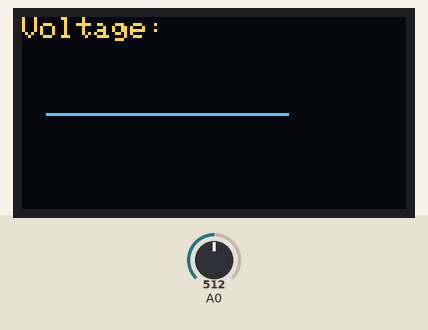
Recording of a sketch running on a simulated Arduino Uno, built with avr-gcc and run on an emulated ATmega328P. Shown: 128×64 one-colour display. The test bench sets the inputs (shaded band); at power-on: A0 = 512. The OLED is the two-colour kind (top 16 rows yellow).

Above: at 3.27 s.
3.3 s: A0 set to 6
At 4.21 s:
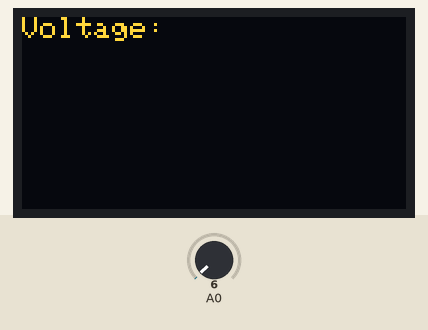
5.3 s: A0 set to 26
At 5.75 s:
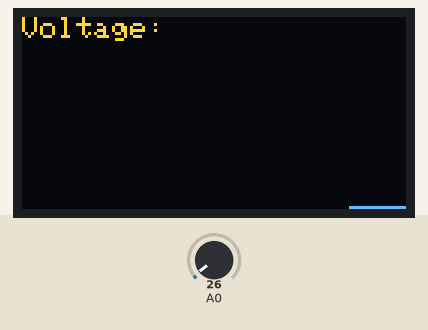
6.9 s: A0 set to 18
8.4 s: A0 set to 14
At 9.17 s:
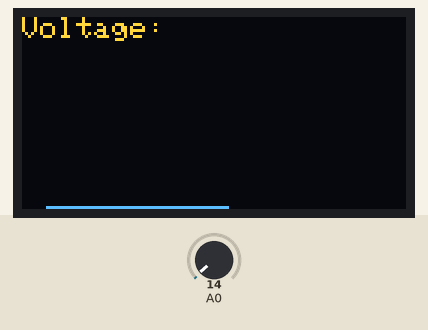
Timing chart, 0 to 11.0 s (numbered marks = the images above; inputs shaded):
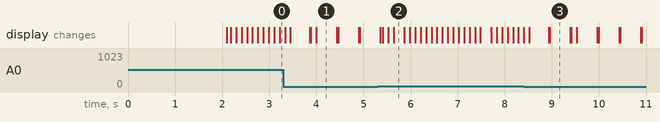

The sketch:

OLED_Scope.ino
```cpp
/*
  OLED_Scope
Read analogue waveform signal on A0 and plot to the OLED display.
The waveform is plotted by starting at the left side of the screen and drawing as it is read from
the input.

There is also an external circuit to add an offset to the signal being read.
The circuit converts a -5V to +5V signal to 0-5V.

*/
#include <SPI.h>
#include <Wire.h>
#include <Adafruit_GFX.h>
#include <Adafruit_SSD1306.h>

// If using software SPI (the default case):
#define OLED_MOSI   9
#define OLED_CLK   10
#define OLED_DC    11
#define OLED_CS    12
#define OLED_RESET 13
Adafruit_SSD1306 display(OLED_MOSI, OLED_CLK, OLED_DC, OLED_RESET, OLED_CS);
int x0 = 0;
int startX = 0;
int startY = 32;
int endX = 0;
int endY = 13;
//Logo
static const unsigned char PROGMEM BMP_DEMO[] = {
  0x00, 0x00, 0x00, 0x00, 0x00, 0x00, 0x00, 0x00, 0x00, 0x00, 0x00, 0x00, 0x00, 0x00, 0x00, 0x00,
  0x00, 0x00, 0x00, 0x00, 0x00, 0x00, 0x00, 0x10, 0x00, 0x00, 0x00, 0x00, 0x00, 0x00, 0x00, 0x00,
  0x00, 0x00, 0x00, 0x00, 0x00, 0x00, 0x00, 0x38, 0x00, 0x00, 0x00, 0x00, 0x00, 0x00, 0x00, 0x00,
  0x00, 0x00, 0x00, 0x00, 0x00, 0x00, 0x00, 0x7C, 0x00, 0x00, 0x00, 0x00, 0x00, 0x00, 0x00, 0x00,
  0x00, 0x00, 0x00, 0x00, 0x00, 0x00, 0x01, 0xF8, 0x00, 0x00, 0x00, 0x00, 0x00, 0x00, 0x00, 0x00,
  0x00, 0x00, 0x00, 0x00, 0x00, 0x02, 0x03, 0xF0, 0x00, 0x00, 0x00, 0x00, 0x00, 0x00, 0x00, 0x00,
  0x00, 0x00, 0x00, 0x00, 0x00, 0x06, 0x07, 0xC0, 0x00, 0x00, 0x00, 0x00, 0x00, 0x00, 0x00, 0x00,
  0x00, 0x00, 0x00, 0x00, 0x00, 0x0F, 0x0F, 0x80, 0x00, 0x00, 0x00, 0x00, 0x00, 0x00, 0x00, 0x00,
  0x00, 0x00, 0x00, 0x00, 0x00, 0x1F, 0x3F, 0x00, 0x00, 0x00, 0x00, 0x00, 0x00, 0x00, 0x00, 0x00,
  0x00, 0x00, 0x00, 0x00, 0x00, 0x3F, 0x7E, 0x00, 0x00, 0x00, 0x00, 0x00, 0x00, 0x00, 0x00, 0x00,
  0x00, 0x00, 0x00, 0x00, 0x00, 0x7F, 0xFC, 0x00, 0x00, 0x00, 0x00, 0x00, 0x00, 0x00, 0x00, 0x00,
  0x00, 0x00, 0x00, 0x00, 0x00, 0xFF, 0xF0, 0x00, 0x00, 0x00, 0x00, 0x00, 0x00, 0x00, 0x00, 0x00,
  0x00, 0x00, 0x00, 0x00, 0x01, 0xF7, 0xE0, 0x00, 0x00, 0x00, 0x00, 0x00, 0x00, 0x00, 0x00, 0x00,
  0x00, 0x00, 0x00, 0x00, 0x03, 0xE7, 0xC0, 0x00, 0x00, 0x00, 0x00, 0x00, 0x00, 0x00, 0x00, 0x00,
  0x00, 0x00, 0x00, 0x00, 0x07, 0xC3, 0x80, 0x00, 0x00, 0x00, 0x00, 0x00, 0x00, 0x00, 0x00, 0x00,
  0x00, 0x00, 0x00, 0x00, 0x0F, 0x82, 0x00, 0x00, 0x00, 0x00, 0x00, 0x00, 0x00, 0x00, 0x00, 0x00,
  0x00, 0x00, 0x00, 0x00, 0x1F, 0x00, 0x00, 0x00, 0x00, 0x00, 0x00, 0x00, 0x00, 0x00, 0x00, 0x00,
  0x00, 0x00, 0x00, 0x00, 0x3E, 0x00, 0x00, 0x00, 0x00, 0x00, 0x00, 0x00, 0x00, 0x00, 0x00, 0x00,
  0x00, 0x00, 0x00, 0x00, 0x7C, 0x00, 0x00, 0x00, 0x00, 0x00, 0x00, 0x00, 0x00, 0x00, 0x00, 0x00,
  0x00, 0x00, 0x00, 0x00, 0xF8, 0x00, 0x00, 0x00, 0x00, 0x00, 0x00, 0x00, 0x00, 0x00, 0x00, 0x00,
  0x00, 0x00, 0x00, 0x00, 0x70, 0x00, 0x00, 0x00, 0x00, 0x00, 0x00, 0x00, 0x00, 0x00, 0x00, 0x00,
  0x00, 0x00, 0x00, 0x00, 0x20, 0x00, 0x00, 0x00, 0x00, 0x00, 0x00, 0x00, 0x00, 0x00, 0x00, 0x00,
  0x00, 0x00, 0x00, 0x00, 0x00, 0x00, 0x00, 0x00, 0x00, 0x00, 0x00, 0x00, 0x00, 0x00, 0x00, 0x00,
  0x00, 0x00, 0x00, 0x00, 0x00, 0x00, 0x00, 0x00, 0x00, 0x00, 0x00, 0x00, 0x00, 0x00, 0x00, 0x00,
  0x00, 0x00, 0x00, 0x00, 0x00, 0x00, 0x00, 0x18, 0x00, 0x00, 0x00, 0x00, 0x00, 0x00, 0x00, 0x00,
  0x00, 0x00, 0x00, 0x00, 0x00, 0x00, 0x00, 0xF0, 0x03, 0x00, 0x00, 0x00, 0x00, 0x00, 0x00, 0x00,
  0x7F, 0xFF, 0xFF, 0xF0, 0x00, 0x00, 0x0F, 0xF0, 0x0F, 0x00, 0x00, 0x00, 0x00, 0x00, 0x00, 0x00,
  0x7F, 0xFF, 0xFF, 0xF0, 0x00, 0x00, 0xFF, 0xE0, 0x7F, 0x80, 0x00, 0x00, 0x00, 0x00, 0x00, 0x00,
  0x7F, 0xFF, 0xFF, 0xF0, 0x00, 0x07, 0xFF, 0xE1, 0xFF, 0x00, 0x00, 0x00, 0x00, 0x00, 0x00, 0x00,
  0x7F, 0xFF, 0xFF, 0xF0, 0x00, 0x7F, 0xFF, 0xE7, 0xFC, 0x00, 0x00, 0x00, 0x00, 0x00, 0x00, 0x00,
  0x7F, 0xFF, 0xFF, 0xF0, 0x07, 0xFF, 0xC3, 0xFF, 0xE0, 0x00, 0x00, 0x00, 0x00, 0x00, 0x00, 0x00,
  0x7F, 0xFF, 0xFF, 0xF0, 0x1F, 0xFE, 0x03, 0xFF, 0x80, 0x00, 0x00, 0x00, 0x00, 0x00, 0x00, 0x00,
  0x7F, 0xFF, 0xFF, 0xF0, 0x0F, 0xE0, 0x07, 0xFC, 0x00, 0x00, 0x00, 0x00, 0x00, 0x00, 0x00, 0x00,
  0x7F, 0xFF, 0xFF, 0xF0, 0x0E, 0x00, 0x07, 0xF0, 0x00, 0x00, 0x00, 0x00, 0x00, 0x00, 0x00, 0x00,
  0x7F, 0xFF, 0xFF, 0xF0, 0x00, 0x00, 0x0F, 0xC0, 0x00, 0x00, 0x00, 0x00, 0x00, 0x00, 0x00, 0x00,
  0x7F, 0xFF, 0xFF, 0xF0, 0x00, 0x00, 0x0E, 0x00, 0x00, 0x00, 0x00, 0x00, 0x00, 0x00, 0x00, 0x00,
  0x7F, 0xFF, 0xFF, 0xF0, 0x00, 0x00, 0x08, 0x00, 0x00, 0x00, 0x00, 0x00, 0x00, 0x00, 0x00, 0x00,
  0x7F, 0xFF, 0xFF, 0xF0, 0x00, 0x00, 0x00, 0x00, 0x00, 0x00, 0x00, 0x00, 0x00, 0x00, 0x00, 0x00,
  0x7F, 0xFF, 0xFF, 0xF0, 0x00, 0x00, 0x00, 0x00, 0x00, 0x00, 0x00, 0x00, 0x00, 0x00, 0x00, 0x00,
  0x7F, 0xFF, 0xFF, 0xF0, 0x00, 0x00, 0x00, 0x00, 0x00, 0x00, 0x00, 0x00, 0x00, 0x00, 0x00, 0x00,
  0x7F, 0xFF, 0xFF, 0xF0, 0x00, 0x00, 0x00, 0x00, 0x00, 0x00, 0x00, 0x00, 0x00, 0x00, 0x00, 0x00,
  0x7F, 0xFF, 0xFF, 0xF0, 0x00, 0x00, 0x00, 0x00, 0x00, 0x00, 0x00, 0x00, 0x00, 0x00, 0x00, 0x00,
  0x7F, 0xFF, 0xFF, 0xF0, 0x00, 0x00, 0x00, 0x00, 0x00, 0x00, 0x00, 0x00, 0x00, 0x00, 0x00, 0x00,
  0x7F, 0xFF, 0xFF, 0xF0, 0x00, 0x00, 0x00, 0x00, 0x00, 0x00, 0x00, 0x00, 0x00, 0x00, 0x00, 0x00,
  0x7F, 0xFF, 0xFF, 0xF0, 0x01, 0x00, 0x00, 0x00, 0x00, 0x00, 0x00, 0x00, 0x00, 0x00, 0x00, 0x00,
  0x7F, 0xFF, 0xFF, 0xF0, 0x03, 0x80, 0x00, 0x00, 0x00, 0x00, 0x00, 0x00, 0x00, 0x00, 0x00, 0x00,
  0x7F, 0xFF, 0xFF, 0xF0, 0x07, 0xC0, 0x00, 0x00, 0x00, 0x00, 0x00, 0x00, 0x00, 0x00, 0x00, 0x00,
  0x7F, 0xFF, 0xFF, 0xF0, 0x03, 0xE0, 0x00, 0x00, 0x00, 0x00, 0x00, 0x00, 0x00, 0x00, 0x00, 0x00,
  0x7F, 0xFF, 0xFF, 0xF0, 0x01, 0xF0, 0x08, 0x00, 0x00, 0x00, 0x00, 0x00, 0x00, 0x00, 0x00, 0x00,
  0x7F, 0xFF, 0xFF, 0xF0, 0x00, 0xFC, 0x0C, 0x00, 0x00, 0x00, 0x00, 0x00, 0x00, 0x00, 0x00, 0x00,
  0x7F, 0xFF, 0xFF, 0xF0, 0x00, 0x7E, 0x1E, 0x00, 0x00, 0x00, 0x00, 0x00, 0x00, 0x00, 0x00, 0x00,
  0x7F, 0xFF, 0xFF, 0xF0, 0x00, 0x3F, 0x1F, 0x00, 0x00, 0x00, 0x00, 0x00, 0x00, 0x00, 0x00, 0x00,
  0x7F, 0xFF, 0xFF, 0xF0, 0x00, 0x0F, 0x9F, 0x80, 0x00, 0x00, 0x00, 0x00, 0x00, 0x00, 0x00, 0x00,
  0x00, 0x00, 0x00, 0x00, 0x00, 0x07, 0xFF, 0xC0, 0x00, 0x00, 0x00, 0x00, 0x00, 0x00, 0x00, 0x00,
  0x00, 0x00, 0x00, 0x00, 0x00, 0x03, 0xFF, 0xE0, 0x00, 0x00, 0x00, 0x00, 0x00, 0x00, 0x00, 0x00,
  0x00, 0x00, 0x00, 0x00, 0x00, 0x01, 0xFD, 0xF0, 0x00, 0x00, 0x00, 0x00, 0x00, 0x00, 0x00, 0x00,
  0x00, 0x00, 0x00, 0x00, 0x00, 0x00, 0xFC, 0xF8, 0x00, 0x00, 0x00, 0x00, 0x00, 0x00, 0x00, 0x00,
  0x00, 0x00, 0x00, 0x00, 0x00, 0x00, 0x38, 0x7C, 0x00, 0x00, 0x00, 0x00, 0x00, 0x00, 0x00, 0x00,
  0x00, 0x00, 0x00, 0x00, 0x00, 0x00, 0x18, 0x3E, 0x00, 0x00, 0x00, 0x00, 0x00, 0x00, 0x00, 0x00,
  0x00, 0x00, 0x00, 0x00, 0x00, 0x00, 0x08, 0x1F, 0x00, 0x00, 0x00, 0x00, 0x00, 0x00, 0x00, 0x00,
  0x00, 0x00, 0x00, 0x00, 0x00, 0x00, 0x00, 0x0F, 0x80, 0x00, 0x00, 0x00, 0x00, 0x00, 0x00, 0x00,
  0x00, 0x00, 0x00, 0x00, 0x00, 0x00, 0x00, 0x07, 0xC0, 0x00, 0x00, 0x00, 0x00, 0x00, 0x00, 0x00,
  0x00, 0x00, 0x00, 0x00, 0x00, 0x00, 0x00, 0x03, 0xE0, 0x00, 0x00, 0x00, 0x00, 0x00, 0x00, 0x00,
  0x00, 0x00, 0x00, 0x00, 0x00, 0x00, 0x00, 0x01, 0xC0, 0x00, 0x00, 0x00, 0x00, 0x00, 0x00, 0x00
};


// the setup routine runs once when you press reset:
void setup() {
  // initialize serial communication at 9600 bits per second:
  Serial.begin(9600);
  // by default, we'll generate the high voltage from the 3.3v line internally! (neat!)
  display.begin(SSD1306_SWITCHCAPVCC);
  // init done

  // Show image buffer on the display hardware.
  // Since the buffer is intialized with an Adafruit splashscreen
  // internally, this will display the splashscreen.
  display.clearDisplay();
  display.drawBitmap(0, 0,  BMP_DEMO, 128, 64, 1);
  display.display();
  delay(2000);
  display.clearDisplay();
}

// the loop routine runs over and over again forever:
void loop() {
  //startpoint for line

  if (x0 > 127) {
    x0 = 0;
    startY = endY;
    display.clearDisplay();
  }


  //hardcode labels on screen:
  display.setTextSize(1);
  display.setTextColor(WHITE);
  display.setCursor(0, 0);
  display.println("Voltage:");
  display.display();

  // read the input on analog pin 0:
  int sensorValue = analogRead(A0);
  int scaledValue = 64 - (sensorValue / 16); //scaling for screen resolution
  int voltage = sensorValue / 205; //voltage 0-5v
  x0 = x0 + 8;
  if (scaledValue < 16) { //top  margin to leave room for yellow part of screen
    scaledValue = 16;
  }
  // print out the value you read:
  //Serial.println(scaledValue);
  delay(10); // delay in between reads for stability

  //Print pot value on screen
  display.setTextSize(1);
  display.setTextColor(WHITE);
  display.setCursor(64, 0);
  display.println(voltage);
  display.display();
  //clear screen
  display.setTextSize(1);
  display.setTextColor(BLACK);
  display.setCursor(64, 0);
  display.println(voltage);
  display.display();
  //draw line starting at 0, 32: mid screen, then go from there
  startX = x0;
  endX = startX + 8;
  endY = scaledValue;

  display.drawLine(x0, startY, endX, endY, WHITE);
  display.display();
  //calculate next line to draw using previous values as starting point
  startY = endY;


}
```

Measured:
- after the input at 5.3 s, the display: first differs from a run without the input after 0.11 s (image 2 shows a later state)
- what the display in image 1 shows lasts 0.4 s, from 4.0 s to 4.4 s
